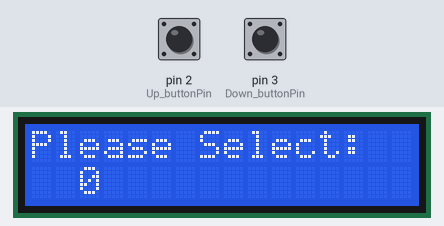
A sketch run on a simulated Arduino Uno, built with avr-gcc and run on an emulated ATmega328P. On the bench: 16×2 character LCD. The inputs (shaded band) are chosen by the test bench; at power-on: pin 2 (Up_buttonPin) HIGH, pin 3 (Down_buttonPin) HIGH. What the sketch prints to the serial monitor is not drawn.

Above: at 1.2 s.
1.3 s: pin 2 (Up_buttonPin) pulled LOW for 0.15 s
At 2.1 s:
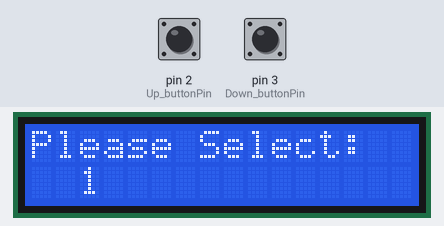
2.9 s: pin 2 (Up_buttonPin) pulled LOW for 1 s
At 3.3 s:
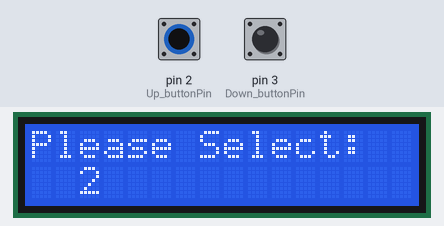
Timing chart, 0 to 5.9 s (numbered marks = the images above; inputs shaded):
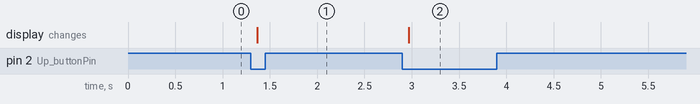

Measured:
- after the input at 1.3 s, the display: changes after 0.07 s (image 1)
- after the input at 2.9 s, the display: changes after 0.07 s (image 2)

The sketch:

code1.ino
```cpp
//Compatible with the Arduino IDE 1.0

//Library version:1.1

#include <Wire.h>

#include <LiquidCrystal_I2C.h>


LiquidCrystal_I2C lcd(0x3F,16,2);  // set the LCD address to 0x27 for a 16 chars and 2 line display

// this constant won't change:

const int  Up_buttonPin   = 2;    // the pin that the pushbutton is attached to

const int  Down_buttonPin = 3;

// Variables will change:

int buttonPushCounter = 0;   // counter for the number of button presses

int up_buttonState = 0;         // current state of the up button

int up_lastButtonState = 0;     // previous state of the up button

int down_buttonState = 0;         // current state of the up button

int down_lastButtonState = 0;     // previous state of the up button

bool bPress = false;

void setup()

{

  Serial.begin(9600);

  pinMode( Up_buttonPin , INPUT_PULLUP);

  pinMode( Down_buttonPin , INPUT_PULLUP);


  lcd.init();                      // initialize the lcd


  // Print a message to the LCD.

  lcd.backlight();

  lcd.setCursor(0,0);

  lcd.print("Please Select:");

  lcd.setCursor(2,1);

  lcd.print(buttonPushCounter);

}

void loop()

{

   checkUp();

   checkDown();

   if( bPress){

       bPress = false;

      lcd.setCursor(2,1);

      lcd.print("               ");

      lcd.setCursor(2,1);

      lcd.print(buttonPushCounter);

   }

}

void checkUp()

{

  up_buttonState = digitalRead(Up_buttonPin);

  // compare the buttonState to its previous state

  if (up_buttonState != up_lastButtonState) {

    // if the state has changed, increment the counter

    if (up_buttonState == LOW) {

        bPress = true;

      // if the current state is HIGH then the button went from off to on:

      buttonPushCounter++;

      Serial.println("on");

      Serial.print("number of button pushes: ");

      Serial.println(buttonPushCounter);

    } else {

      // if the current state is LOW then the button went from on to off:

      Serial.println("off");

    }

    // Delay a little bit to avoid bouncing

    delay(50);

  }

  // save the current state as the last state, for next time through the loop

  up_lastButtonState = up_buttonState;

}

void checkDown()

{

  down_buttonState = digitalRead(Down_buttonPin);

  // compare the buttonState to its previous state

  if (down_buttonState != down_lastButtonState) {

    // if the state has changed, increment the counter

    if (down_buttonState == LOW) {

        bPress = true;

      // if the current state is HIGH then the button went from off to on:

      buttonPushCounter--;

      Serial.println("on");

      Serial.print("number of button pushes: ");

      Serial.println(buttonPushCounter);

    } else {

      // if the current state is LOW then the button went from on to off:

      Serial.println("off");

    }

    // Delay a little bit to avoid bouncing

    delay(50);

  }

  // save the current state as the last state, for next time through the loop

  down_lastButtonState = down_buttonState;

}
```
